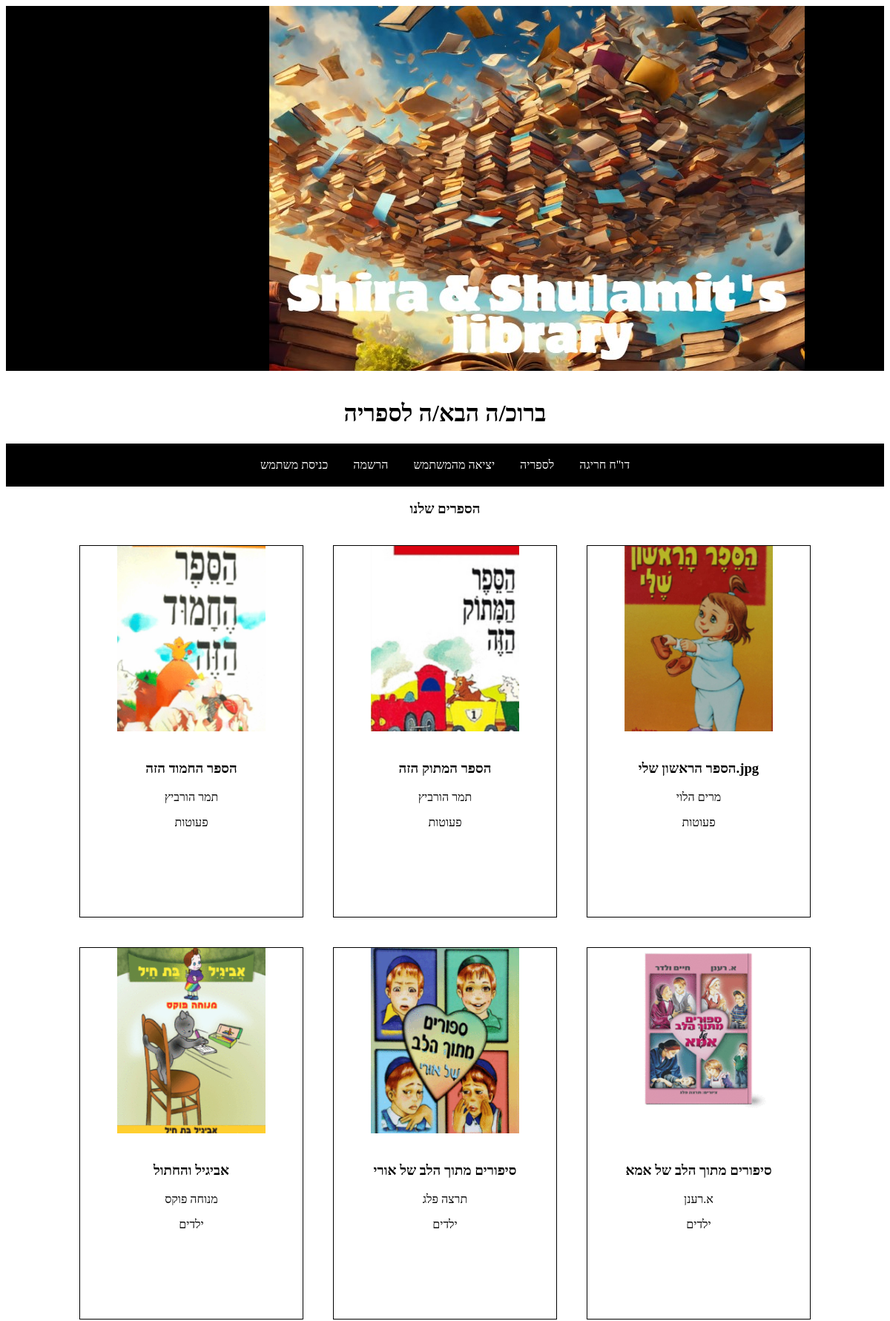
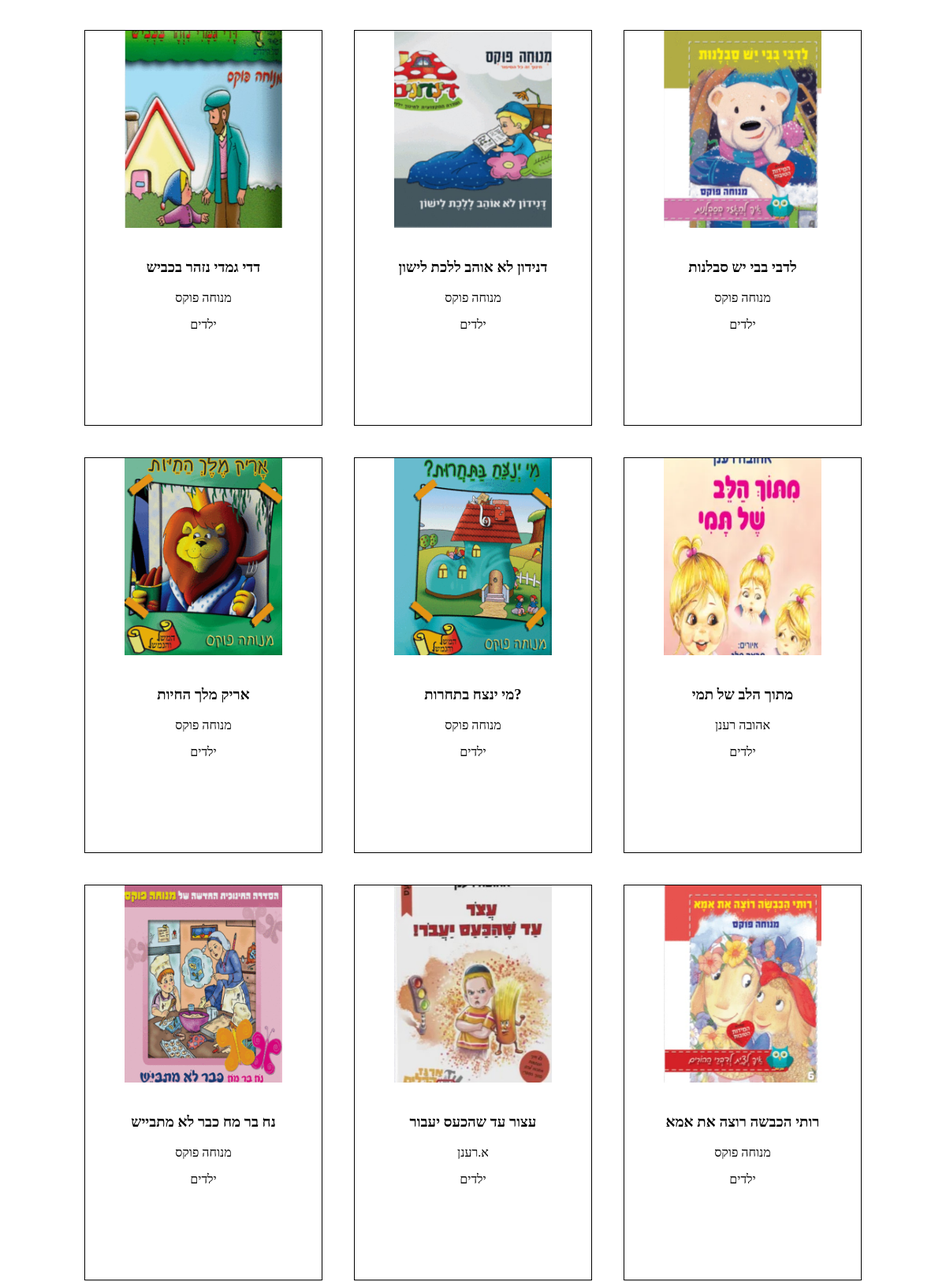
/applibrary/allBooks/ (upper part), run on the app's committed database (2 pictures, top to bottom).
### applibrary/models.py (models this page shows, shortened)
class Book(models.Model):
    book_name = models.CharField(max_length=30)
    author = models.CharField(max_length=30)
    is_lend = models.BooleanField()
    image = models.CharField(max_length=30)
    category = models.ForeignKey(Category, on_delete=models.CASCADE)

class Category(models.Model):
    category_name = models.CharField(max_length=30)
    age_from =models.IntegerField()
    age_until =models.IntegerField()
    lending_time=models.IntegerField()

### applibrary/views.py (the view)
# urls.py: path("allBooks/", views.allBooks, name='allBooks'),
def allBooks(request):
    password = request.session.get('password')
    phone = request.session.get('phone')
    if password and phone:
              user = User.objects.filter(password=password , phone=phone).first()
              if user:
                         age = (int)(date.today().year - (user.birth_date.year))
                         categories = Category.objects.filter(age_from__lte=age, age_until__gte=age)
                         if categories:
                             books = Book.objects.filter(category__in=categories)
                             data = {
                                 "books": books,
                                 "user":True
                             }
                         else:
                             books=[]
              else:
                    return redirect('login')
    else:
        books = Book.objects.all()
        data = {
            "books": books,
            "user": False
        }
    return render(request, 'allBooks.html', data)

### applibrary/Templates/allBooks.html (shortened to what this page needs)
{% extends 'layout.html' %}
{% load static %}
{% block body_block %}
  <h3 style="text-align: center">הספרים שלנו</h3>
  <div style="display: flex; flex-wrap: wrap; justify-content: center;">
    {% for book in books %}
      <div style="width: 300px; height: 500px; border: 1px solid black; margin: 20px; text-align: center;">
        <img src="{% static 'pictures/' %}{{ book.image }}" style="width: 200px; height: 250px; object-fit: cover; margin-bottom: 10px;">
        <div style="padding: 10px;">
          <h3 style="overflow: hidden; text-overflow: ellipsis; white-space: nowrap;">{{ book.book_name }}</h3>
          <p style="overflow: hidden; text-overflow: ellipsis; white-space: nowrap;">{{ book.author }}</p>
          <p style="overflow: hidden; text-overflow: ellipsis; white-space: nowrap;">{{ book.category.category_name }}</p>
        </div>
      </div>
    {% endfor %}
  </div>
{% endblock %}

### applibrary/Templates/layout.html (shortened to what this page needs)
<!DOCTYPE html>
{% load static %}
<html lang="en">
<head>
</head>
<body>
<div style="size:100px; background-color:black" ><img style="margin-left:30%" src="{% static 'pictures/ביאור 2024-01-11 202233.jpg' %}" alt="My image">
</div>
<br>
<h1 style="text-align: center;">ברוכ/ה הבא/ה לספריה</h1>
{%include 'navbar.html' %}
{%block body_block %}
{%endblock%}
</body>
</html>

### applibrary/Templates/navbar.html
{% load static %}
<link rel="stylesheet" href="{% static 'css/style.css' %}">
<div  class="toolbar">
    <a class="nav-link link-light" href="{% url 'login' %}">כניסת משתמש</a>
    <a class="nav-link link-light" href="{% url 'add_person' %}">הרשמה</a>
    <a class="nav-link link-light" href="{% url 'logout' %}">יציאה מהמשתמש</a>
    <a class="nav-link link-light" href="{% url 'allBooks' %}">לספריה</a>
    <a class="nav-link link-light" href="{% url 'reports' %}">דו"ח חריגה</a>
</div>

### applibrary/static/css/style.css (style rules this page uses)
.toolbar { background-color: black; text-align: center; padding: 20px 20; }
.toolbar a { display: inline-block; color: white; margin: 0 15px; text-decoration: none; }

### data on the page
Book: image (picture), book_name "הספר החמוד הזה", author "תמר הורביץ", category.category_name "פעוטות"
Book: image (picture), book_name "הספר המתוק הזה", author "תמר הורביץ", category.category_name "פעוטות"
Book: image (picture), book_name "הספר הראשון שלי.jpg", author "מרים הלוי", category.category_name "פעוטות"
Book: image (picture), book_name "אביגיל והחתול", author "מנוחה פוקס", category.category_name "ילדים"
Book: image (picture), book_name "סיפורים מתוך הלב של אורי", author "תרצה פלג", category.category_name "ילדים"
Book: image (picture), book_name "סיפורים מתוך הלב של אמא", author "א.רענן", category.category_name "ילדים"
Book: image (picture), book_name "דדי גמדי נזהר בכביש", author "מנוחה פוקס", category.category_name "ילדים"
Book: image (picture), book_name "דנידון לא אוהב ללכת לישון", author "מנוחה פוקס", category.category_name "ילדים"
Book: image (picture), book_name "לדבי בבי יש סבלנות", author "מנוחה פוקס", category.category_name "ילדים"
Book: image (picture), book_name "אריק מלך החיות", author "מנוחה פוקס", category.category_name "ילדים"
Book: image (picture), book_name "מי ינצח בתחרות?", author "מנוחה פוקס", category.category_name "ילדים"
Book: image (picture), book_name "מתוך הלב של תמי", author "אהובה רענן", category.category_name "ילדים"
Book: image (picture), book_name "נח בר מח כבר לא מתבייש", author "מנוחה פוקס", category.category_name "ילדים"
Book: image (picture), book_name "עצור עד שהכעס יעבור", author "א.רענן", category.category_name "ילדים"
Book: image (picture), book_name "רותי הכבשה רוצה את אמא", author "מנוחה פוקס", category.category_name "ילדים"
